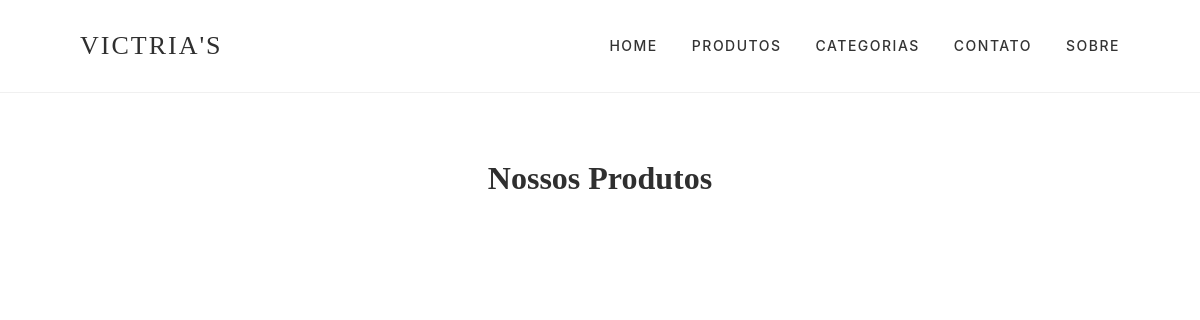
/produtos/, run on an earlier commit of the app's database.
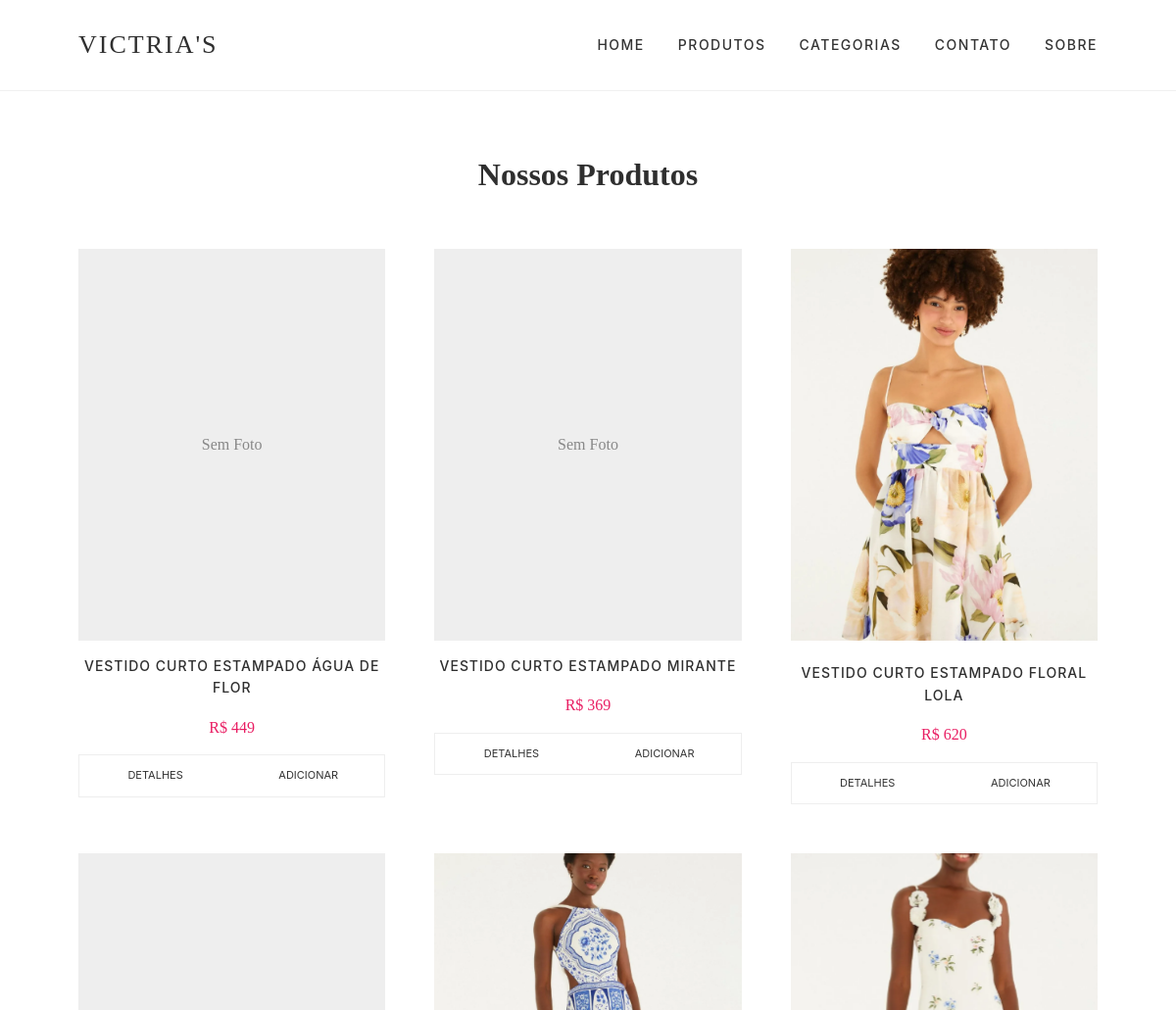
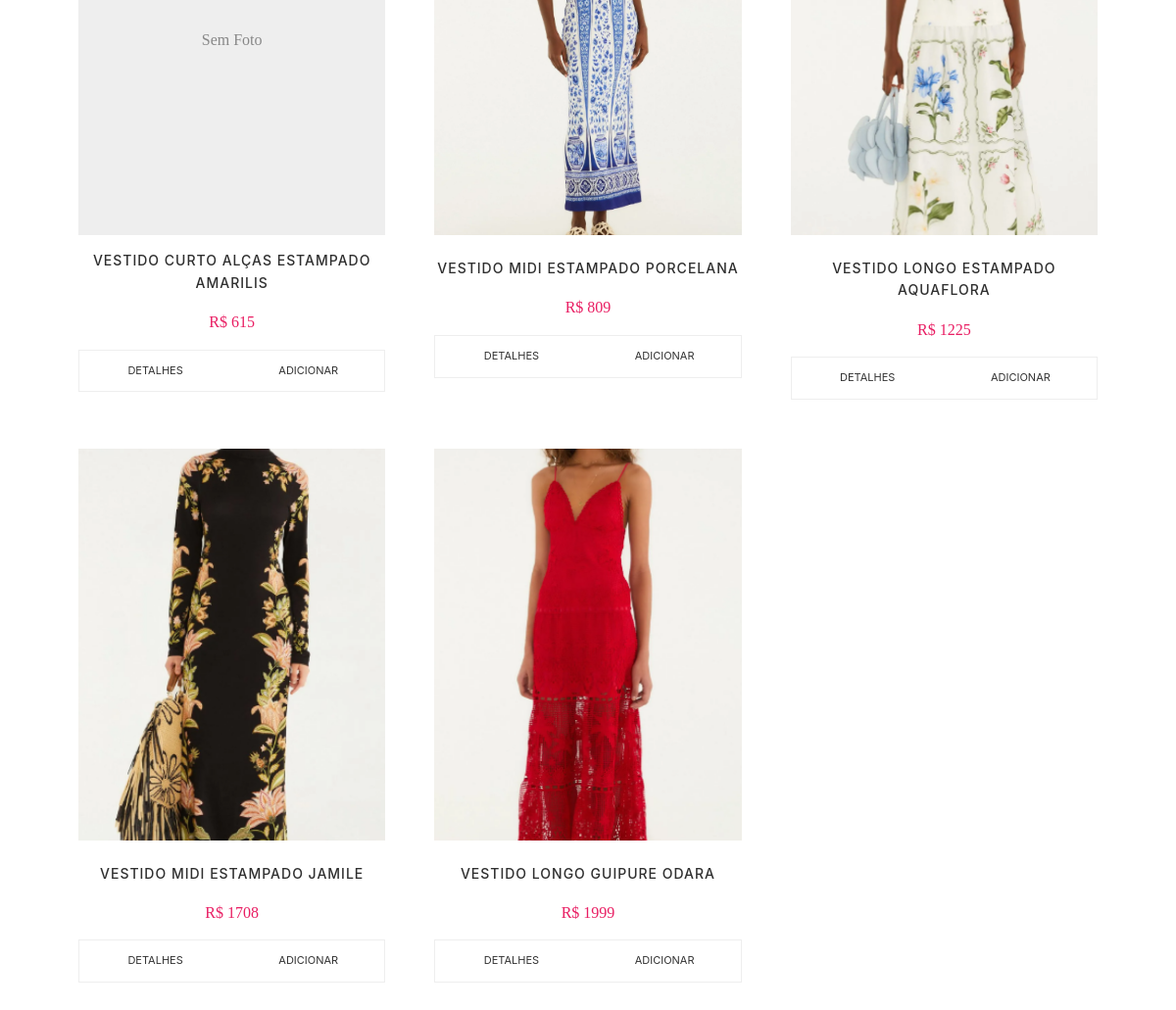
And on a later commit of the database (2 pictures, top to bottom).
### lojaapp/models.py (models this page shows, shortened)
class Produto(models.Model):
    titulo = models.CharField(max_length=200)
    slug = models.SlugField(unique=True)
    categoria = models.ForeignKey(Categoria, on_delete=models.CASCADE)
    image = models.ImageField(upload_to="produtos", null=True, blank=True)
    preco_mercado = models.PositiveIntegerField()
    descricao = models.TextField()
    visualizacao = models.PositiveIntegerField(default=0)

### lojaapp/views.py (the view)
# urls.py: path("produtos/", ProdutoListView.as_view(), name="produtos"),
class ProdutoListView(ListView):
    model = Produto
    template_name = "produtos.html"
    context_object_name = "produtos"

### templates/produtos.html (shortened to what this page needs)
{% extends "base.html" %}
{% block content %}
<h1 style="text-align:center; margin: 60px 0 30px;">Nossos Produtos</h1>
<div class="grid-produtos">
    {% for produto in produtos %}
    <div class="produto-card">
        <a href="{% url 'lojaapp:produto_detalhe' produto.id %}">
            {% if produto.image %}
                <img src="{{ produto.image.url }}" alt="{{ produto.titulo }}">
            {% else %}
                <div style="height:400px; background:#eee; display:flex; align-items:center; justify-content:center; color: #888;">
                    Sem Foto
                </div>
            {% endif %}
        </a>
        <h3>{{ produto.titulo }}</h3>
        <p class="preco">R$ {{ produto.preco_mercado }}</p>
        <div class="botoes-card">
            <a href="{% url 'lojaapp:produto_detalhe' produto.id %}" class="btn-card">Detalhes</a>
            <a href="{% url 'lojaapp:add_carrinho' produto.id %}" class="btn-card">Adicionar</a>
        </div>
    </div>
    {% endfor %}
</div>
{% endblock %}

What changed in the data, as far as the page shows it:
added Produto: image "Sem Foto", titulo "VESTIDO CURTO ESTAMPADO ÁGUA DE FLOR", preco_mercado "449"
added Produto: image "Sem Foto", titulo "VESTIDO CURTO ESTAMPADO MIRANTE", preco_mercado "369"
added Produto: image (picture), titulo "VESTIDO CURTO ESTAMPADO FLORAL LOLA", preco_mercado "620"
added Produto: image "Sem Foto", titulo "VESTIDO CURTO ALÇAS ESTAMPADO AMARILIS", preco_mercado "615"
added Produto: image (picture), titulo "VESTIDO MIDI ESTAMPADO PORCELANA", preco_mercado "809"
added Produto: image (picture), titulo "VESTIDO LONGO ESTAMPADO AQUAFLORA", preco_mercado "1225"
added Produto: image (picture), titulo "VESTIDO MIDI ESTAMPADO JAMILE", preco_mercado "1708"
added Produto: image (picture), titulo "VESTIDO LONGO GUIPURE ODARA", preco_mercado "1999"
